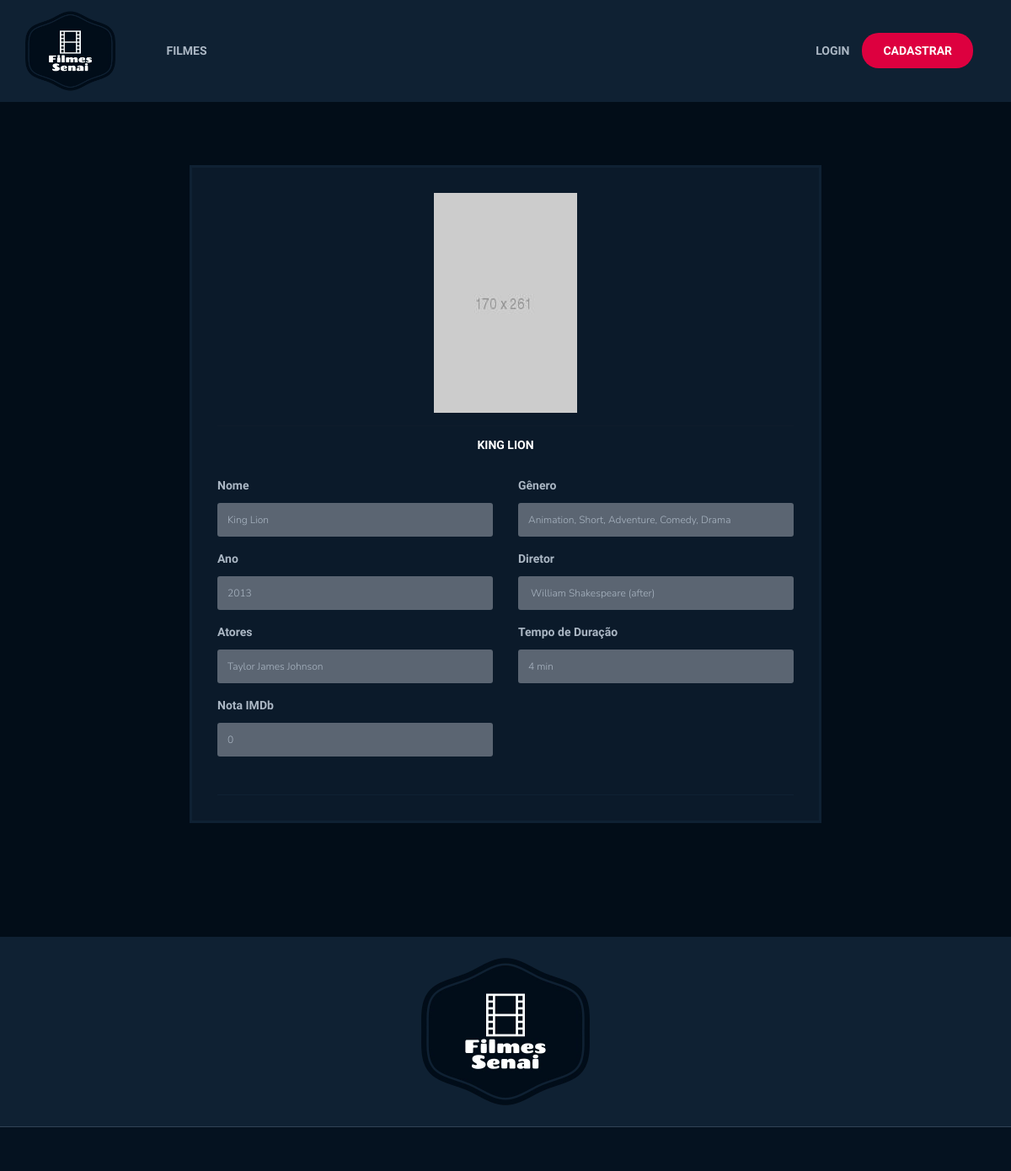
The app's page /?page=ver-filme&id_filmes=2 with its own data.
### tables this page shows
CREATE TABLE `buscarfilmes` (
  `id_filmes` int(11) NOT NULL,
  `nome_filme` varchar(100) NOT NULL,
  `genero_filme` varchar(100) NOT NULL,
  `imagem_filme` varchar(255) NOT NULL,
  `ano_filme` varchar(255) NOT NULL,
  `diretor_filme` varchar(255) NOT NULL,
  `atores_filmes` varchar(255) NOT NULL,
  `tempo_filmes` varchar(255) NOT NULL,
  `nota_filmes` float NOT NULL
);

### pages/pg_ver-filme.php (the view)
<?php
require './sql/connection.php';
$sql = "SELECT * FROM buscarfilmes";
if (!empty($_GET['id_filmes'])) {
	$id_filme = $_GET['id_filmes'];
	$sql .= " WHERE id_filmes = '$id_filme'";
	$consulta = $con->query($sql);
	$row = mysqli_fetch_assoc($consulta);
}
?>
<div class="row ipad-width">
	<div class="col-md-8 col-md-offset-2 col-sm-12 col-xs-12">
		<div class="form-style-1 user-pro" action="">
			<form action="" class="user">
				<div class="text-center">
					<img src="<?php echo ($row['imagem_filme'] != 'N/A' ? $row['imagem_filme'] : 'images/uploads/mv4.jpg'); ?>" alt="">
					<hr>
					<h4><?=$row['nome_filme']?></h4>
				</div>
				<div class="row">
					<div class="col-md-6 form-it">
						<label>Nome</label>
						<input type="text" name='nome_filme'readonly value="<?=$row['nome_filme']?>">
					</div>
					<div class="col-md-6 form-it">
						<label>Gênero</label>
						<input type="text" placeholder="" name='genero_filme' readonly value="<?=$row['genero_filme']?>">
					</div>
				</div>
				<div class="row">
					<div class="col-md-6 form-it">
						<label>Ano</label>
						<input type="text" placeholder="" name = 'ano_filme'readonly value="<?=$row['ano_filme']?>">
					</div>
					<div class="col-md-6 form-it">
						<label>Diretor</label>
						<input type="text" placeholder="" name = 'diretor_filme' readonly value="<?=$row['diretor_filme']?>">
					</div>
				</div>
				<div class="row">
					<div class="col-md-6 form-it">
						<label>Atores</label>
						<input type="text" placeholder="" name='atores_filmes'readonly value="<?=$row['atores_filmes']?>">
					</div>
					<div class="col-md-6 form-it">
						<label>Tempo de Duração</label>
						<input type="text" placeholder="" name="tempo_filmes" readonly value="<?=$row['tempo_filmes']?>">
					</div>
				</div>
				<div class="row">
					<div class="col-md-6 form-it">
						<label>Nota IMDb</label>
						<input type="text" placeholder="" name="nota_filmes" readonly value="<?=$row['nota_filmes']?>">
					</div>
				</div>
			</form>
		</div>
	</div>
</div>

### records on screen
buscarfilmes: nome_filme "KING LION", nome_filme "King Lion", genero_filme "Animation, Short, Adventure, Comedy, Drama", ano_filme "2013", diretor_filme "William Shakespeare (after)", atores_filmes "Taylor James Johnson", tempo_filmes "4 min", nota_filmes "0"
